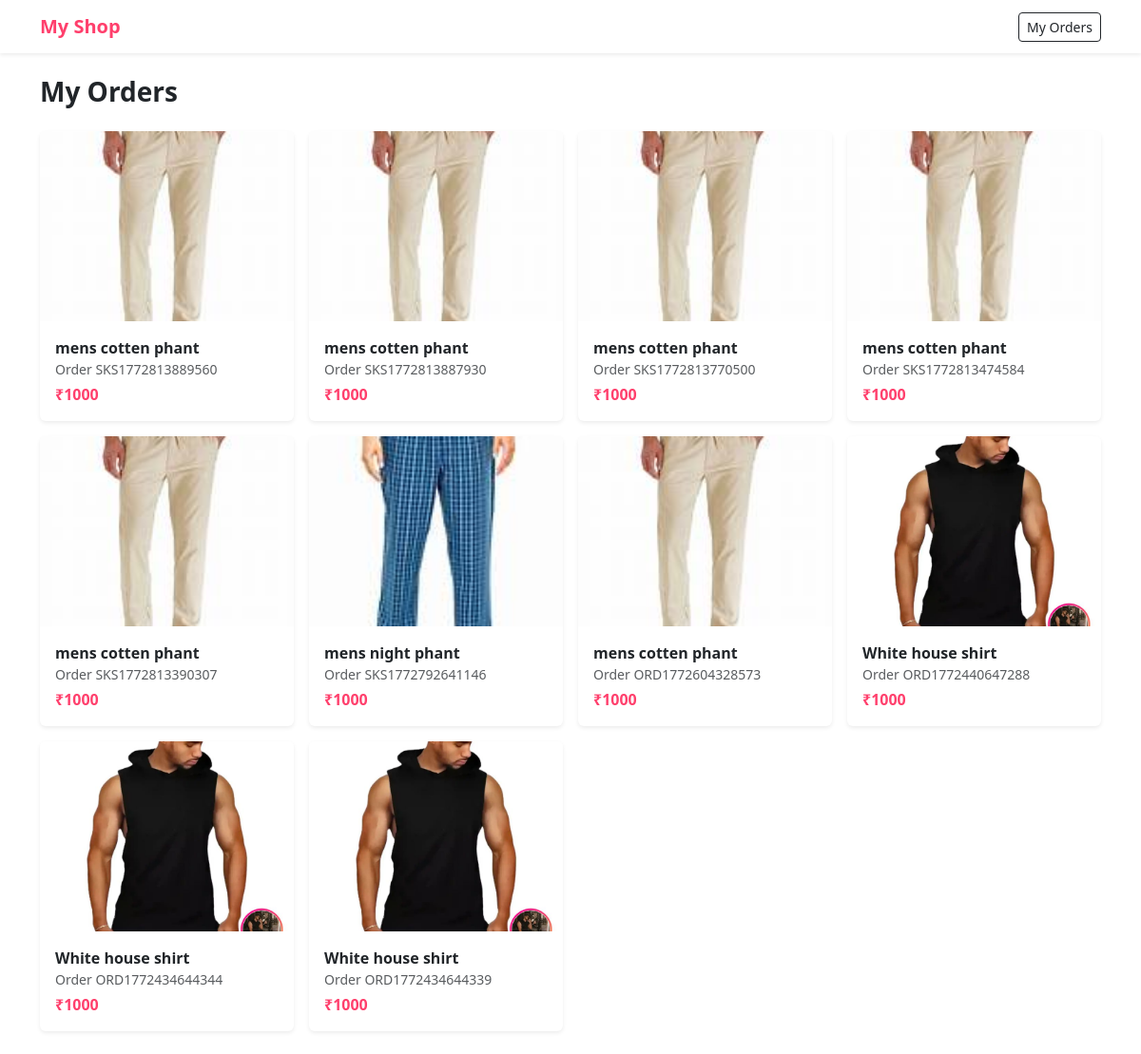
The app's page /my-orders (signed in), older data.
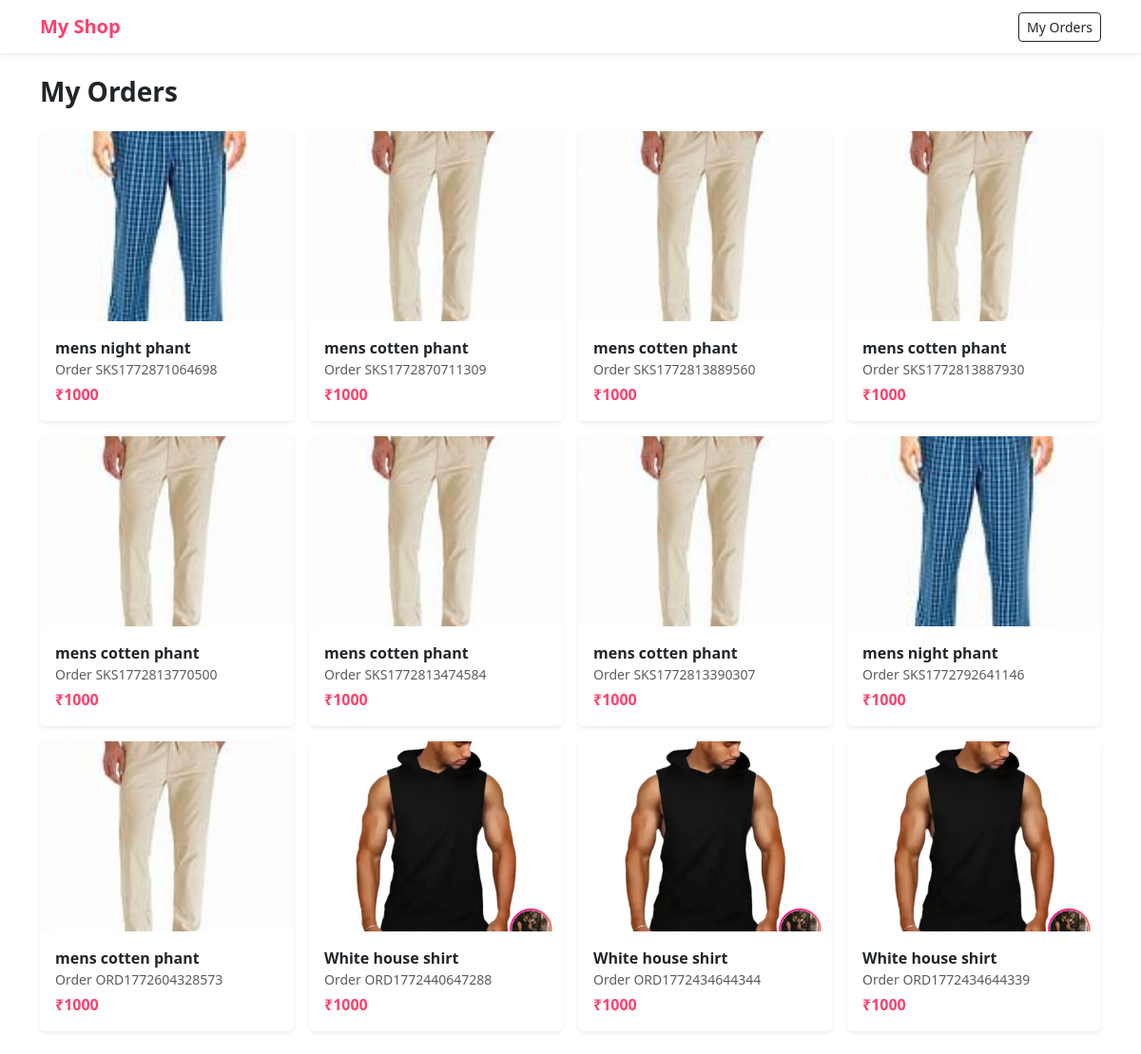
The same page, newer data.
### models/order.py (models this page shows)
class Order(db.Model):
    __tablename__ = "order"
    id = db.Column(db.Integer, primary_key=True)
    order_id = db.Column(db.String(20), nullable=False)
    user_id = db.Column(db.Integer, db.ForeignKey("user.id"), nullable=False)
    product_id = db.Column(db.Integer, db.ForeignKey("product.id"), nullable=False)
    address_id = db.Column(db.Integer, db.ForeignKey("address.id"), nullable=False)
    payment_method = db.Column(db.String(20), nullable=False)
    status = db.Column(db.String(20), default="Placed")
    created_at = db.Column(db.DateTime, default=datetime.utcnow)
    size = db.Column(db.String(10))
    user = db.relationship("User", backref="orders")
    product = db.relationship("Product", backref="orders")
    address = db.relationship("Address", backref="orders")

### models/product.py (models this page shows)
class Product(db.Model):
    id = db.Column(db.Integer, primary_key=True)
    name = db.Column(db.String(100), nullable=False)
    price = db.Column(db.Integer, nullable=False)
    category = db.Column(db.String(50))
    type = db.Column(db.String(50))
    color = db.Column(db.String(30))
    brand = db.Column(db.String(50))
    sizes = db.Column(db.String(100))
    image = db.Column(db.String(200))
    image2 = db.Column(db.String(200))
    image3 = db.Column(db.String(200))

### app.py (the view)
@app.route("/my-orders")
def my_orders():
    if "user_id" not in session:
        return redirect("/login")
    from sqlalchemy.orm import joinedload
    orders = Order.query.options(
        joinedload(Order.product),
        joinedload(Order.address)
    ).filter_by(
        user_id=session["user_id"]
    ).order_by(
        Order.id.desc()
    ).all()
    print("ORDERS:", orders)
    return render_template("my_orders.html", orders=orders)

### templates/my_orders.html (shortened to what this page needs)
{% extends "base.html" %}
{% block content %}
<h3 class="fw-bold mb-4">My Orders</h3>
{% if orders %}
<div class="row g-3">
{% for order in orders %}
<div class="col-6 col-md-4 col-lg-3">
    <a href="/order/{{ order.id }}" style="text-decoration:none">
        <div class="card border-0 shadow-sm h-100">
            {% if order.product and order.product.image %}
            <img src="{{ url_for('static', filename=order.product.image) }}"
                 class="card-img-top"
                 style="height:200px; object-fit:cover;">
            {% else %}
            <div class="bg-light d-flex align-items-center justify-content-center"
                 style="height:200px">
                 No Image
            </div>
            {% endif %}
            <div class="card-body">
                <div class="fw-semibold text-dark">
                    {{ order.product.name if order.product else "Product missing" }}
                </div>
                <div class="text-muted small">
                    Order {{ order.order_id }}
                </div>
                <div class="pink fw-bold mt-1">
                    ₹{{ order.product.price if order.product else "-" }}
                </div>
            </div>
        </div>
    </a>
</div>
{% endfor %}
</div>
{% else %}
<div class="text-center mt-5">
    <h5>No Orders Yet 😄</h5>
    <a href="/" class="btn btn-pink mt-3">Start Shopping</a>
</div>
{% endif %}
{% endblock %}

### templates/base.html (shortened to what this page needs)
<!DOCTYPE html>
<html>
<head>
    <link href="https://cdn.jsdelivr.net/npm/bootstrap@5.3.2/dist/css/bootstrap.min.css" rel="stylesheet">
</head>
<body>
<nav class="navbar bg-white shadow-sm">
    <div class="container">
        <a class="navbar-brand pink fw-bold" href="/">My Shop</a>
        <a href="{{ url_for('my_orders') }}" class="btn btn-sm btn-outline-dark">My Orders</a>
    </div>
</nav>
<div class="container py-4">
    {% block content %}{% endblock %}
</div>
</body>
</html>

### templates/base.html (style rules this page uses)
body { background: #fff; }
.pink { color: #ff3f6c; }

Row changes from the older to the newer data that the page shows:
added Order: image (picture), product "mens night phant", order_id "SKS1772871064698", product "1000"
added Order: image (picture), product "mens cotten phant", order_id "SKS1772870711309", product "1000"
